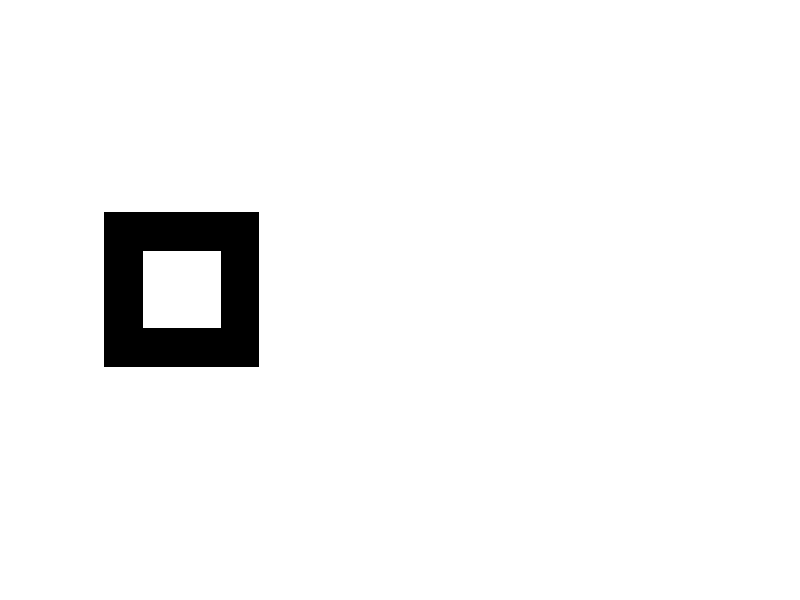

The MATLAB source for this figure: (Note: this script raises an error after producing the figure.)
%% Ejercicio 1: Diseño a partir de filtros ideales centrados
%% FPB ideal
clc
clear all
close all

% Generación del filtro frecuencial con los parámetros deseados
fs=400; % Frecuencia de muestreo en el retículo ortogonal (400 Hz)
v1=1/fs; v2=1/fs; % Vectores retículo ortogonal; número de muestras sea impar en ambas dimensiones
x=[0:v1:1]; % Coordenadas del retículo (normalizamos para que todas las frecuencias se representen entre 0 y 1)
y=[0:v2:1];
[X,Y]=meshgrid(x,y); % Genera matrices bidimensionales

f0x=0.5; % Establece las frecuencias centrales del filtro en las direcciones horizontal y vertical.
f0y=0.5;
Xc = (X - f0x);Yc = (Y - f0y); % Posición central del filtro (en el centro de la imagen)

D0=fs/4; % Frecuencia de corte (horizontal y vertical)
f_filter =double(abs(Xc) <= D0/fs & abs(Yc) <= D0/fs ); % Creamos filtro en forma de ventana cuadrada centrada en (0.5, 0.5) y con una frecuencia de corte=10

% Obtención de su respuesta impulsiva
f_filter_d = ifftshift(f_filter); % Mover primero el centro del filtro (frecuencia cero) al origen de la matriz 
h_d = real(ifft2(f_filter_d)); % Deshacer esta operación en la transformada inversa de Fourier 
h = fftshift(h_d); % Se vuelve a desplazar la respuesta al impulso a la posición (0,0)

% Selección de rango –anchura de la máscara- y obtención de valores enteros en el rango
% deseado cuyo error de redondeo de lugar a mínimo error cuadrático medio respecto a los
% valores racionales originales
cx=1+fs/2; cy=1+fs/2; % (cx,cy) es la posición del centro del filtro
w=1;
filter_mask=h(cy-w:cy+w,cx-w:cx+w); % máscara de filtrado 3x3

[m,j] = min(filter_mask(:)); % Mínimo valor en filter_mask
filter_mask = filter_mask./m; % El menor valor será uno

R = ceil(127./max(abs(filter_mask(:)))); % Máximo factor de ponderación utilizable (rango de la máscara: [−128,128))

% búsqueda de la versión entera que minimiza el MSE
mse = Inf.*ones(1,R);
for j =1:R,
dif = (filter_mask - double(round(filter_mask.*j)./j)).^2;
mse(j) = mean(dif(:));
end
[~,j]=find(mse==min(mse),1);
filter_mask = round(filter_mask.*j);

% Ajuste de la respuesta de la máscara a una señal constante
C=sum(sum(filter_mask));
filter_mask=filter_mask/C;

figure('Name', 'FPB ideal');
subplot(1,3,1); imshow(f_filter); title(sprintf('Filtro paso bajo; E=%g', calcular_energia(f_filter))); colorbar;
subplot(1,3,2); imshow(h); title(sprintf('Impulso; E=%g', calcular_energia(h))); colorbar;
subplot(1,3,3); plot(h); title(sprintf('Impulso; E=%g', calcular_energia(h))); colorbar;

figure('Name', '3D');
subplot(1,2,1); surf(filter_mask); title(sprintf('filter_mask; E=%g', calcular_energia(filter_mask))); colorbar;
subplot(1,2,2); surf(f_filter, "EdgeColor","None"); title(sprintf('Máscara 3x3; E=%g', calcular_energia(f_filter))); colorbar;


[ima,map]=imread("Xray_gray.jpg");
ima=double(ima);
ima_filtered=imfilter(ima,filter_mask);
ima_diferencia=((ima)-(ima_filtered)).^2;

figure('Name', 'FPB ideal');
subplot(1,3,1); imshow(uint8(ima)); title(sprintf('ima original; E=%g', calcular_energia(ima))); colorbar;
subplot(1,3,2); imshow(uint8(ima_filtered)); title(sprintf('ima filtrada; E=%g', calcular_energia(ima_filtered))); colorbar;
subplot(1,3,3); imshow(uint8(ima_diferencia)); title(sprintf('imagen diferencia; E=%g', calcular_energia(ima_diferencia))); colorbar;

%% Ejercicio 2: Diseño a partir de filtros ideales circulares centrados
clc
clear all
close all
% Generación del filtro frecuencial con los parámetros deseados
fs=400; % Frecuencia de muestreo en el retículo ortogonal (400 Hz)
v1=1/fs; v2=1/fs; % Vectores retículo ortogonal; número de muestras sea impar en ambas dimensiones
x=[0:v1:1]; % Coordenadas del retículo (normalizamos para que todas las frecuencias se representen entre 0 y 1)
y=[0:v2:1];
[X,Y]=meshgrid(x,y); % Genera matrices bidimensionales

f0x=0.5; % Establece las frecuencias centrales del filtro en las direcciones horizontal y vertical.
f0y=0.5;
Xc = (X - f0x);Yc = (Y - f0y); % Posición central del filtro (en el centro de la imagen)

D0=fs/4; % Frecuencia de corte (horizontal y vertical)
f_filter =double((Xc).^2 + (Yc).^2) <= (D0/fs).^2; % Creamos filtro en forma de ventana cuadrada centrada en (0.5, 0.5) y con una frecuencia de corte=10

% Obtención de su respuesta impulsiva
f_filter_d = ifftshift(f_filter); % Mover primero el centro del filtro (frecuencia cero) al origen de la matriz 
h_d = real(ifft2(f_filter_d)); % Deshacer esta operación en la transformada inversa de Fourier 
h = fftshift(h_d); % Se vuelve a desplazar la respuesta al impulso a la posición (0,0)

% Selección de rango –anchura de la máscara- y obtención de valores enteros en el rango
% deseado cuyo error de redondeo de lugar a mínimo error cuadrático medio respecto a los
% valores racionales originales
cx=1+fs/2; cy=1+fs/2; % (cx,cy) es la posición del centro del filtro
w=5; % kernel 11x11 --> (11-1)/2 =5
filter_mask=h(cy-w:cy+w,cx-w:cx+w); % máscara de filtrado 3x3

[m,j] = min(filter_mask(:)); % Mínimo valor en filter_mask
filter_mask = filter_mask./m; % El menor valor será uno

R = ceil(127./max(abs(filter_mask(:)))); % Máximo factor de ponderación utilizable (rango de la máscara: [−128,128))

% búsqueda de la versión entera que minimiza el MSE
mse = Inf.*ones(1,R);
for j =1:R,
dif = (filter_mask - double(round(filter_mask.*j)./j)).^2;
mse(j) = mean(dif(:));
end
[~,j]=find(mse==min(mse),1);
filter_mask = round(filter_mask.*j);

% Ajuste de la respuesta de la máscara a una señal constante
C=sum(sum(filter_mask));
h_f = zeros(size(h));
h_f(cy-w:cy+w,cx-w:cx+w) = filter_mask./C;
h_f_d=fftshift(h_f);
f_filter_t_d=fft2(h_f_d);
f_filter_t=abs(ifftshift(f_filter_t_d));
f_filter_t=f_filter_t.*(1/max(max(f_filter_t)));

figure('Name', 'FPB ideal');
subplot(1,3,1); imshow(f_filter); title(sprintf('Filtro paso bajo; E=%g', calcular_energia(f_filter))); colorbar;
subplot(1,3,2); imshow(h_f); title(sprintf('Impulso; E=%g', calcular_energia(h))); colorbar;
subplot(1,3,3); plot(h_f); title(sprintf('Impulso; E=%g', calcular_energia(h))); colorbar;

figure('Name', '3D');
subplot(1,2,1); surf(filter_mask); title(sprintf('filter_mask; E=%g', calcular_energia(filter_mask))); colorbar;
subplot(1,2,2); surf(f_filter,"EdgeColor","None"); title(sprintf('Máscara 3x3; E=%g', calcular_energia(f_filter))); colorbar;

[ima,map]=imread("Xray_gray.jpg");
ima=double(ima);
ima_filtered=imfilter(ima,filter_mask);
ima_diferencia=((ima)-(ima_filtered)).^2;

figure('Name', 'FPB ideal');
subplot(1,3,1); imshow(uint8(ima)); title(sprintf('ima original; E=%g', calcular_energia(ima))); colorbar;
subplot(1,3,2); imshow(uint8(ima_filtered)); title(sprintf('ima filtrada; E=%g', calcular_energia(ima_filtered))); colorbar;
subplot(1,3,3); imshow(uint8(ima_diferencia)); title(sprintf('imagen diferencia; E=%g', calcular_energia(ima_diferencia))); colorbar;





function energia = calcular_energia(imagen)

imagen=double(imagen); % para evitar desbordamientos en caso de unit, logical, ...
energia = sum(sum(imagen .* imagen));

% Si la imagen tiene múltiples canales (por ejemplo, RGB), sumar las energías de cada canal
if size(imagen, 3) > 1
    energia = sum(energia(:));
end

end